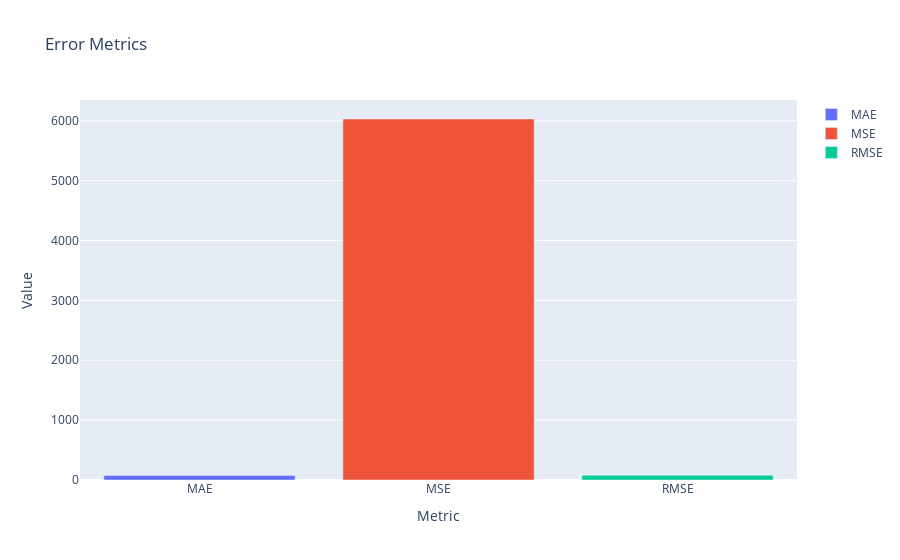

Notebook source saved alongside this figure:
### Code cell
import plotly.graph_objs as go

# Örnek veriler
hata = {
    'Metrics': ['MAE', 'MSE', 'RMSE'],
    'Values': [mae, mse, rmse]
}
# Bar grafiği oluşturun ve efsane (legend) özelliğini aktifleştirin
traces = []
for metric, value in zip(hata['Metrics'], hata['Values']):
    traces.append(go.Bar(x=[metric], y=[value], name=metric))

fig = go.Figure(data=traces)
fig.update_layout(
    title='Error Metrics',
    xaxis_title='Metric',
    yaxis_title='Value',
    showlegend=True  # Efsaneyi göster
)

# Grafiği göster
fig.show()

### Figure 1 — Plotly figure (JSON) as saved in the notebook; plotly's stock layout.template omitted (floating-point values rounded to 4 significant figures)
{"data": [{"name": "MAE", "type": "bar", "x": ["MAE"], "y": [75.71]}, {"name": "MSE", "type": "bar", "x": ["MSE"], "y": [6029.0]}, {"name": "RMSE", "type": "bar", "x": ["RMSE"], "y": [77.65]}], "layout": {"autosize": true, "showlegend": true, "title": {"text": "Error Metrics"}, "xaxis": {"autorange": true, "range": [-0.5, 2.5], "title": {"text": "Metric"}, "type": "category"}, "yaxis": {"autorange": true, "range": [0, 6347.0], "title": {"text": "Value"}, "type": "linear"}}}
